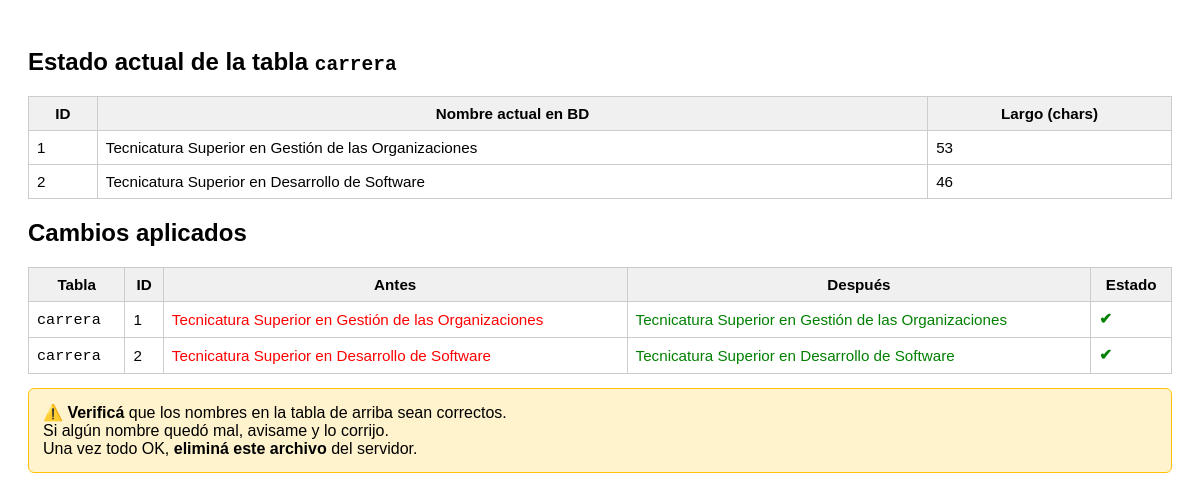
Page /fix_encoding.php on the committed database.
### tables this page shows
CREATE TABLE `carrera` (
  `idCarrera` int(11) NOT NULL,
  `nombre_Carrera` varchar(150) NOT NULL,
  `descripcion` varchar(30) NOT NULL
);

### fix_encoding.php (the view, shortened to what this page needs)
<?php
$host = "localhost"; $user = "root"; $pass = ""; $db = "inscripcioncursado";
$conn = new mysqli($host, $user, $pass, $db);
$conn->set_charset("utf8mb4");
$conn->query("SET NAMES utf8mb4");
$conn->query("ALTER TABLE carrera MODIFY nombre_Carrera VARCHAR(150) CHARACTER SET utf8mb4 COLLATE utf8mb4_unicode_ci NOT NULL");
$conn->query("ALTER TABLE alumnos MODIFY carrera VARCHAR(150) CHARACTER SET utf8mb4 COLLATE utf8mb4_unicode_ci");
$log = [];
$carreras_actuales = [];
$res = $conn->query("SELECT idCarrera, nombre_Carrera FROM carrera");
if ($res) {
    while ($r = $res->fetch_assoc()) $carreras_actuales[] = $r;
}
$nombres_correctos = [
    'gesti' => 'Tecnicatura Superior en Gestión de las Organizaciones',
    'soft'  => 'Tecnicatura Superior en Desarrollo de Software',
];
foreach ($carreras_actuales as $c) {
    $lower = mb_strtolower($c['nombre_Carrera'], 'UTF-8');
    $nuevo = null;
    foreach ($nombres_correctos as $clave => $nombre) {
        if (strpos($lower, $clave) !== false) { $nuevo = $nombre; break; }
    }
    if ($nuevo !== null) {
        $stmt = $conn->prepare("UPDATE carrera SET nombre_Carrera = ? WHERE idCarrera = ?");
        $stmt->bind_param("si", $nuevo, $c['idCarrera']);
        $ok = $stmt->execute();
        $log[] = ['tabla'=>'carrera','id'=>$c['idCarrera'],'antes'=>$c['nombre_Carrera'],'despues'=>$nuevo,'ok'=>$ok];
    }
}
?>
<!DOCTYPE html>
<html lang="es">
<head><meta charset="UTF-8"><title>Fix DB</title>
</head>
<body>
<h2>Estado actual de la tabla <code>carrera</code></h2>
<table>
<tr><th>ID</th><th>Nombre actual en BD</th><th>Largo (chars)</th></tr>
<?php foreach ($carreras_actuales as $c): ?>
<tr>
  <td><?= $c['idCarrera'] ?></td>
  <td><?= htmlspecialchars($c['nombre_Carrera']) ?></td>
  <td><?= mb_strlen($c['nombre_Carrera'], 'UTF-8') ?></td>
</tr>
<?php endforeach; ?>
</table>
<h2>Cambios aplicados</h2>
<?php if (empty($log)): ?>
<p class="ok">✅ No se necesitaron cambios (o ya estaban correctos).</p>
<?php else: ?>
<table>
<tr><th>Tabla</th><th>ID</th><th>Antes</th><th>Después</th><th>Estado</th></tr>
<?php foreach ($log as $r): ?>
<tr>
  <td><code><?= $r['tabla'] ?></code></td>
  <td><?= $r['id'] ?></td>
  <td style="color:red"><?= htmlspecialchars($r['antes']) ?></td>
  <td style="color:green"><?= htmlspecialchars($r['despues']) ?></td>
  <td><?= $r['ok'] ? '<span class="ok">✔</span>' : '<span class="err">✘ Error</span>' ?></td>
</tr>
<?php endforeach; ?>
</table>
<?php endif; ?>
<div class="warn">
  ⚠️ <strong>Verificá</strong> que los nombres en la tabla de arriba sean correctos.<br>
  Si algún nombre quedó mal, avisame y lo corrijo.<br>
  Una vez todo OK, <strong>eliminá este archivo</strong> del servidor.
</div>
</body>
</html>

### fix_encoding.php (style rules this page uses)
body { font-family:Arial,sans-serif;padding:20px }
table { border-collapse:collapse;width:100%;margin:14px 0 }
td,th { border:1px solid #ccc;padding:8px;font-size:.95rem }
th { background:#f0f0f0 }
.ok { color:green;font-weight:bold }
.warn { background:#fff3cd;border:1px solid #ffc107;padding:14px;border-radius:6px;margin-top:14px }

### rows in the picture
carrera: idCarrera "1", nombre_Carrera "Tecnicatura Superior en Gestión de las Organizaciones", nombre_Carrera "53", tabla "carrera"
carrera: idCarrera "2", nombre_Carrera "Tecnicatura Superior en Desarrollo de Software", nombre_Carrera "46", tabla "carrera"
